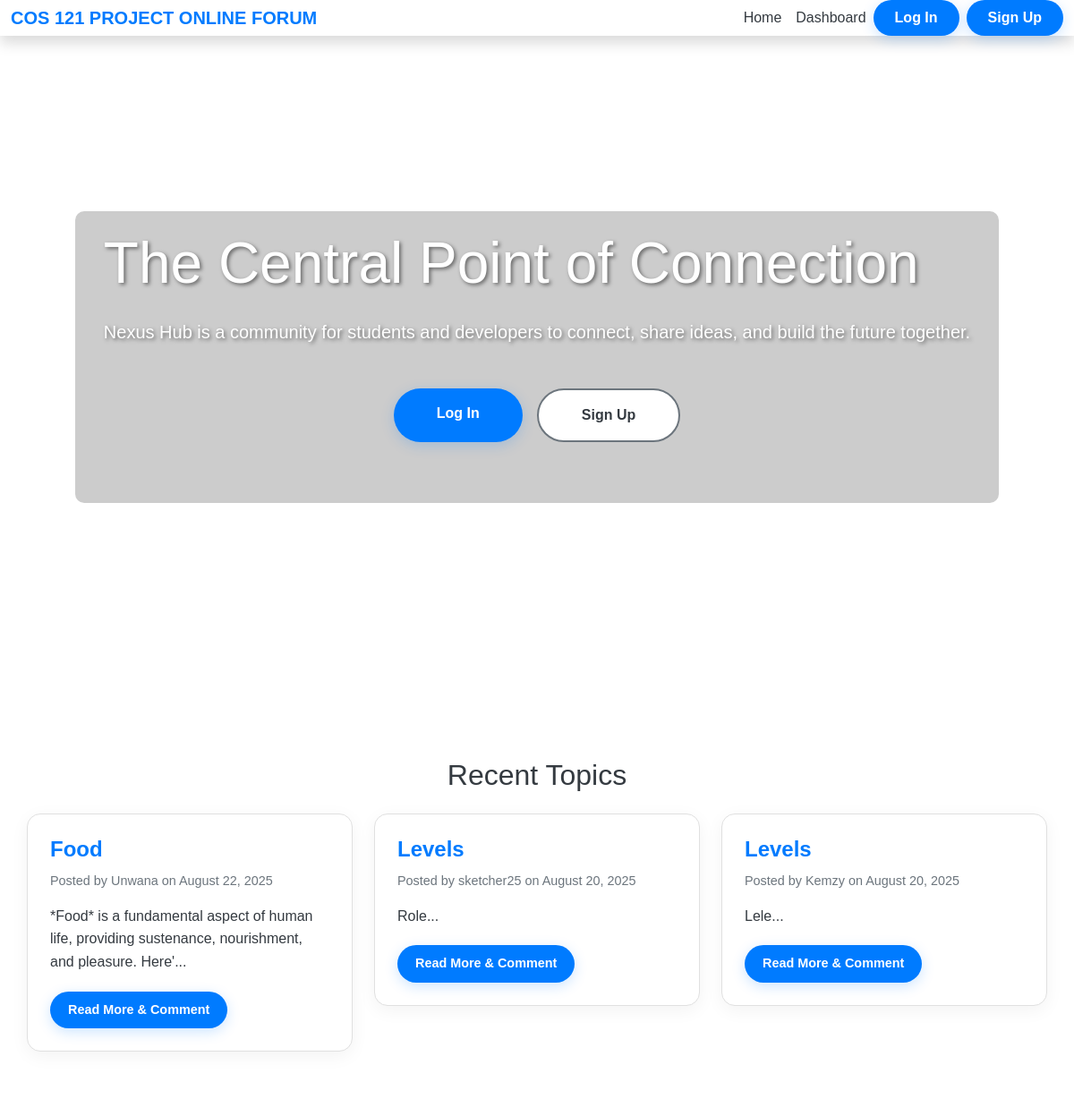
/index, run on the app's committed database.
### app/models.py (models this page shows, shortened)
class Topic(db.Model):
    id = db.Column(db.Integer, primary_key=True)
    title = db.Column(db.String(100), nullable=False)
    content = db.Column(db.Text, nullable=False)
    date_posted = db.Column(db.DateTime, default=datetime.utcnow)
    user_id = db.Column(db.Integer, db.ForeignKey('user.id'), nullable=False)
    replies = db.relationship('Reply', backref='topic', lazy='dynamic', cascade="all, delete-orphan")

class User(db.Model):
    id = db.Column(db.Integer, primary_key=True)
    username = db.Column(db.String(80), unique=True, nullable=False)
    email = db.Column(db.String(120), unique=True, nullable=False)
    password_hash = db.Column(db.String(128))
    date_joined = db.Column(db.DateTime, default=datetime.utcnow)
    topics = db.relationship('Topic', backref='author', lazy='dynamic')
    replies = db.relationship('Reply', backref='author', lazy='dynamic')

### app/routes.py (the view)
@app.route('/')
@app.route('/index')
def index():
    topics = Topic.query.order_by(Topic.date_posted.desc()).all()
    return render_template('index.html', title='Welcome to COS 121 Project Online Forum', topics=topics)

### app/templates/index.html (shortened to what this page needs)
{% extends "base.html" %}
{% block content %}
<div class="hero-video-section">
    <video autoplay muted loop playsinline class="hero-video">
        <source src="{{ url_for('static', filename='video/hero_video.mp4') }}" type="video/mp4">
    </video>
    <div class="hero-content text-center text-lg-start">
    <div class="container">
        {% if 'username' in session %}
            <h1 class="display-3 mb-4 text-white">Welcome, {{ session['username'] }}!</h1>
            <p class="lead mb-5 text-white">
                This is your central hub for creating new topics and joining the community's discussions.
            </p>
        {% else %}
            <h1 class="display-3 mb-4 text-white">The Central Point of Connection</h1>
            <p class="lead mb-5 text-white">
                Nexus Hub is a community for students and developers to connect, share ideas, and build the future together.
            </p>
        {% endif %}
                    <div class="d-flex justify-content-center mb-5">
    {% if 'username' in session %}
        <a href="{{ url_for('create_topic') }}" class="btn btn-primary py-3 px-5 me-3 animated slideInLeft">
            Create New Topic
        </a>
    {% else %}
        <a href="{{ url_for('login') }}" class="btn btn-primary py-3 px-5 me-3 animated slideInLeft">
            Log In
        </a>
        <a href="{{ url_for('signup') }}" class="btn btn-secondary py-3 px-5 animated slideInRight">
            Sign Up
        </a>
    {% endif %}
           </div>
    </div>
</div>
        </div>
<div class="container py-5 post-section">
    <h2 class="text-center mb-4">Recent Topics</h2>
    <div class="row">
        {% if topics %}
            {% for topic in topics %}
            <div class="col-lg-4 col-md-6 mb-4">
                <div class="post-card wow fadeInUp">
                    <h5 class="post-title">{{ topic.title }}</h5>
                    <p class="post-meta">Posted by {{ topic.author.username }} on {{ topic.date_posted.strftime('%B %d, %Y') }}</p>
                    <p class="post-content">{{ topic.content[:100] }}...</p>
{% if 'username' in session %}
    <a href="{{ url_for('view_topic', topic_id=topic.id) }}" class="btn btn-primary btn-read-more">Read More & Comment</a>
{% else %}
    <a href="{{ url_for('signup') }}" class="btn btn-primary btn-read-more">Read More & Comment</a>
{% endif %}
                </div>
            </div>
            {% endfor %}
        {% else %}
            <p class="text-center">No topics have been posted yet. Be the first!</p>
        {% endif %}
    </div>
</div>
{% endblock %}

### app/templates/base.html (shortened to what this page needs)
<!DOCTYPE html>
<html lang="en">
<head>
    <link href="https://cdn.jsdelivr.net/npm/bootstrap@5.0.0/dist/css/bootstrap.min.css" rel="stylesheet">
    <link href="{{ url_for('static', filename='css/style.css') }}" rel="stylesheet">
    <link href="https://cdnjs.cloudflare.com/ajax/libs/font-awesome/5.10.0/css/all.min.css" rel="stylesheet">
    <link href="https://cdn.jsdelivr.net/npm/bootstrap-icons@1.4.1/font/bootstrap-icons.css" rel="stylesheet">
</head>
<body>
<nav class="navbar navbar-expand-lg navbar-light shadow sticky-top p-0">
    <div class="container-fluid">
        <a href="{{ url_for('index') }}" class="navbar-brand d-flex align-items-center">
            <span class="brand-text">COS 121 PROJECT ONLINE FORUM</span>
        </a>
        <div class="collapse navbar-collapse" id="navbarCollapse">
            <div class="navbar-nav ms-auto p-4 p-lg-0">
                <a href="{{ url_for('index') }}" class="nav-item nav-link">Home</a>
                <a href="{{ url_for('dashboard') }}" class="nav-item nav-link">Dashboard</a>
                {% if 'username' in session %}
                    <span class="nav-item nav-link">Hello, {{ session['username'] }}</span>
                    <a href="{{ url_for('logout') }}" class="btn btn-primary py-2 px-lg-4 ms-lg-2">Log Out</a>
                {% else %}
{% if 'username' in session %}
    <span class="nav-item nav-link">Hello, {{ session['username'] }}</span>
    <a href="{{ url_for('logout') }}" class="btn btn-primary py-2 px-lg-4 ms-lg-2">Log Out</a>
{% else %}
    <a href="{{ url_for('login') }}" class="btn btn-primary py-2 px-lg-4">Log In</a>
    <a href="{{ url_for('signup') }}" class="btn btn-primary py-2 px-lg-4 ms-lg-2">Sign Up</a>
{% endif %}
                {% endif %}
            </div>
        </div>
    </div>
</nav>
    <main>{% block content %}{% endblock %}</main>
</body>
</html>

### app/static/css/style.css (style rules this page uses)
:root { --brand-color: #007bff; --accent-color: #28a745; --light-bg: #ffffff; --dark-text: #343a40; --light-text: #6c757d; --shadow: 0 4px 15px rgba(0, 0, 0, 0.05); }
body { background-color: var(--light-bg); color: var(--dark-text); font-family: 'Heebo', sans-serif; padding-top: 0; }
h1, h2, h3, h4, h5, h6 { font-family: 'Nunito', sans-serif; color: var(--dark-text); }
.navbar { background-color: var(--light-bg) !important; box-shadow: 0 4px 6px rgba(0,0,0,.1); backdrop-filter: none; -webkit-backdrop-filter: none; transition: background-color 0.3s ease; z-index: 1000; }
.navbar-brand { font-family: 'Orbitron', sans-serif; font-weight: bold; color: var(--brand-color) !important; }
.nav-link { color: var(--dark-text) !important; font-weight: 500; position: relative; transition: all 0.3s ease; text-shadow: none; }
.hero-video-section { position: relative; width: 100%; height: 100vh; overflow: hidden; display: flex; align-items: center; justify-content: center; text-align: center; margin-top: -65px; }
.hero-video { position: absolute; top: 50%; left: 50%; min-width: 100%; min-height: 100%; transform: translate(-50%, -50%); z-index: -1; object-fit: cover; }
.hero-content { position: relative; z-index: 1; color: #fff; padding: 20px; background-color: rgba(0, 0, 0, 0.2); border-radius: 10px; }
.hero-content h1, .hero-content p { color: white !important; text-shadow: 2px 2px 4px rgba(0, 0, 0, 0.5); }
.btn-primary { background-color: var(--brand-color); border: none; color: #fff; font-weight: 600; transition: transform 0.3s ease, box-shadow 0.3s ease; border-radius: 50px; box-shadow: 0 4px 15px rgba(0, 123, 255, 0.2); }
.btn-secondary { background-color: var(--light-bg); border: 2px solid var(--light-text); color: var(--dark-text); font-weight: 600; transition: all 0.3s ease; border-radius: 50px; }
.post-section { background-color: var(--light-bg); padding: 50px 0; }
.post-card { background-color: #ffffff; border-radius: 15px; padding: 25px; box-shadow: 0 5px 20px rgba(0,0,0,.05); transition: transform 0.3s ease, box-shadow 0.3s ease; border: 1px solid #e0e0e0; }
.post-title { color: var(--brand-color); font-weight: 700; font-size: 1.5rem; margin-bottom: 10px; }
.post-meta { color: var(--light-text); font-size: 0.9rem; margin-bottom: 15px; }
.post-content { color: var(--dark-text); line-height: 1.6; margin-bottom: 20px; }
.btn-read-more { font-size: 0.9rem; font-weight: 600; padding: 10px 20px; }

### data on the page
Topic: title "Food", author.username "Unwana", date_posted "August 22, 2025", content "*Food* is a fundamental aspect of human life, providing sustenance, nourishment, and pleasure. Here'"
Topic: title "Levels", author.username "sketcher25", date_posted "August 20, 2025", content "Role"
Topic: title "Levels", author.username "Kemzy", date_posted "August 20, 2025", content "Lele"
